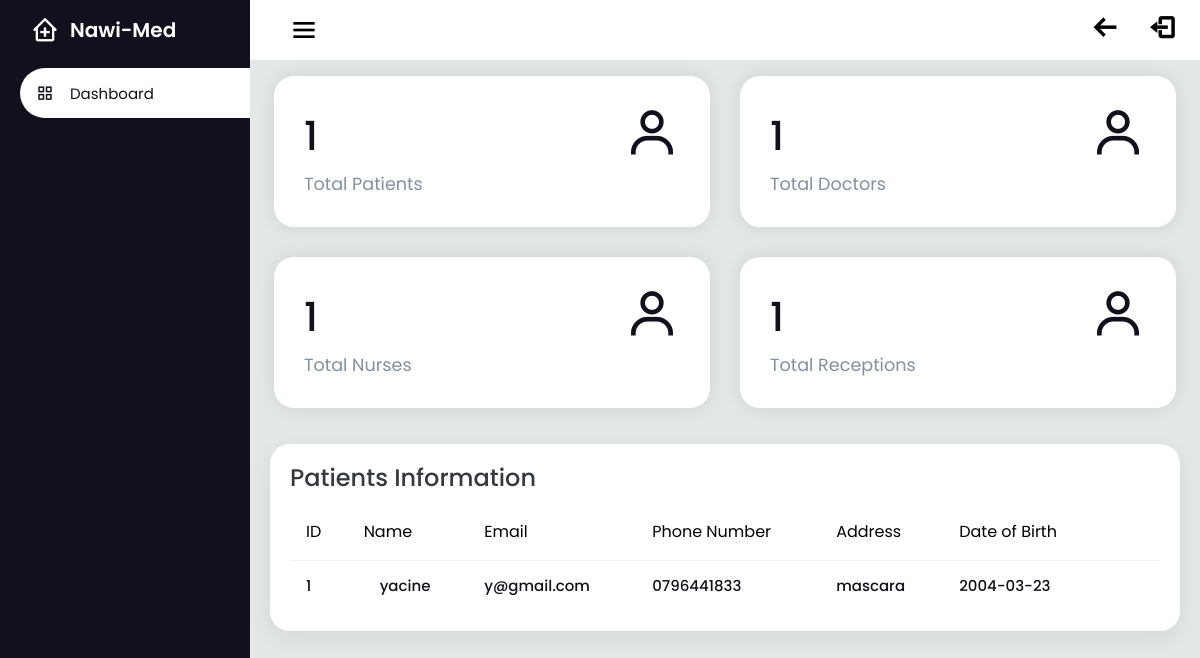
Screenshot of /dashboard/dashboard.php (signed in) with the database file from the repository.
### tables this page shows
CREATE TABLE `patients` (
  `id` int(11) NOT NULL,
  `name` varchar(255) NOT NULL,
  `email` varchar(255) NOT NULL,
  `password` varchar(255) NOT NULL,
  `phone_number` varchar(10) NOT NULL,
  `address` varchar(255) NOT NULL,
  `dateofbirth` date NOT NULL
);

### dashboard/dashboard.php (the view, shortened to what this page needs)
<?php
$servername = "localhost";
$username = "root";
$password = "";
$dbname = "clinic";
$conn = new mysqli($servername, $username, $password, $dbname);
$sql = "SELECT COUNT(*) AS total_patients FROM patients";
$resultp = $conn->query($sql);
$totalPatients = 0;
if ($resultp->num_rows > 0) {
    $rowp = $resultp->fetch_assoc();
    $totalPatients = $rowp["total_patients"];
}
$sql = "SELECT COUNT(*) AS total_doctors FROM doctor";
$resultd = $conn->query($sql);
$totalDoctors = 0;
if ($resultd->num_rows > 0) {
    $rowd = $resultd->fetch_assoc();
    $totalDoctors = $rowd["total_doctors"];
}
$sql = "SELECT COUNT(*) AS total_nurses FROM nurse";
$resultn = $conn->query($sql);
$totalNurses = 0;
if ($resultn->num_rows > 0) {
    $rown = $resultn->fetch_assoc();
    $totalNurses = $rown["total_nurses"];
}
$sql = "SELECT COUNT(*) AS total_receptions FROM reception";
$resultr = $conn->query($sql);
$totalReceptions = 0;
if ($resultr->num_rows > 0) {
    $rowr = $resultr->fetch_assoc();
    $totalReceptions = $rowr["total_receptions"];
}
?>
<!DOCTYPE html>
<html lang="en">
<head>
    <link rel="stylesheet" href="main.css">
    <link href='https://unpkg.com/boxicons@2.1.1/css/boxicons.min.css' rel='stylesheet'>
</head>
<body>
<div class="sidebar">
    <div class="logo_details">
        <i class='bx bx-clinic'></i>
        <div class="logo_name">
            Nawi-Med
        </div>
    </div>
    <ul>
    <li>
        <a href="dashboard.php" <?php if(basename($_SERVER['PHP_SELF']) == 'dashboard.php') echo 'class="active"'; ?>>
            <i class='bx bx-grid-alt'></i>
            <span class="links_name">Dashboard</span>
        </a>
    </li>
</ul>
</div>
<section class="home_section">
    <div class="topbar">
        <div class="toggle">
            <i class='bx bx-menu' id="btn"></i>
        </div>
        <div>
            <a style="text-decoration:none; color:black;" href="../main.php" class="number"> <i style="font-size:28px; font-weight:bold;" class='bx bx-arrow-back'></i></a>
            <a style="text-decoration:none; color:black;" href="../dist/logout.php" class="number"> <i style="margin-left:25px;font-size:28px; font-weight:bold;" class='bx bx-log-out'></i></a>
        </div>
    </div>
    <div class="card-boxes">
        <div class="box">
            <div class="right_side">
                <div class="numbers"><?php echo $totalPatients; ?></div>
                <div class="box_topic">Total Patients</div>
            </div>
            <i class='bx bx-user'></i>
        </div>
        <div class="box">
            <div class="right_side">
                <div class="numbers"><?php echo $totalDoctors; ?></div>
                <div class="box_topic">Total Doctors</div>
            </div>
            <i class='bx bx-user'></i>
        </div>
        <div class="box">
            <div class="right_side">
                <div class="numbers"><?php echo $totalNurses; ?></div>
                <div class="box_topic">Total Nurses</div>
            </div>
            <i class='bx bx-user'></i>
        </div>
        <div class="box">
            <div class="right_side">
                <div class="numbers"><?php echo $totalReceptions; ?></div>
                <div class="box_topic">Total Receptions</div>
            </div>
            <i class='bx bx-user'></i>
        </div>
    </div>
    <div  class="details" >
        <div class="recent_project">
            <div class="card_header">
                <h2>Patients Information</h2>
            </div>
            <table>
            <thead>
                <tr>
                    <td>ID</td>
                    <td>Name</td>
                    <td>Email</td>
                    <td>Phone Number</td>
                    <td>Address</td>
                    <td>Date of Birth</td>
                </tr>
            </thead>
            <tbody>
                <?php
                $servername = "localhost";
                $username = "root";
                $password = "";
                $dbname = "clinic";
                $conn = new mysqli($servername, $username, $password, $dbname);
                $sql = "SELECT * FROM patients";
                $result = $conn->query($sql);
                if ($result->num_rows > 0) {
                    $i = 1;
                    while ($row = $result->fetch_assoc()) {
                        ?>
                       <tr>
    <td><?php echo $i; ?></td>
    <td>
        <form action="dashboard.php" method="post" class="update-form">
            <?php if (isset($_GET['edit']) && $_GET['edit'] == $row['id']) { ?>
                <input type="text" name="name" minlength="3" value="<?php echo $row['name']; ?>" required>
            <?php } else { ?>
                <?php echo $row['name']; ?>
            <?php } ?>
    </td>
    <td>
        <?php if (isset($_GET['edit']) && $_GET['edit'] == $row['id']) { ?>
            <input type="email" name="email" value="<?php echo $row['email']; ?>" required>
        <?php } else { ?>
            <?php echo $row['email']; ?>
        <?php } ?>
    </td>
    <td>
        <?php if (isset($_GET['edit']) && $_GET['edit'] == $row['id']) { ?>
            <input type="text" name="phone_number" pattern="[0-9]{10}" value="<?php echo $row['phone_number']; ?>" required>
        <?php } else { ?>
            <?php echo $row['phone_number']; ?>
        <?php } ?>
    </td>
    <td>
        <?php if (isset($_GET['edit']) && $_GET['edit'] == $row['id']) { ?>
            <input type="text" name="address" value="<?php echo $row['address']; ?>" required>
        <?php } else { ?>
            <?php echo $row['address']; ?>
        <?php } ?>
    </td>
    <td>
        <?php if (isset($_GET['edit']) && $_GET['edit'] == $row['id']) { ?>
            <input type="date" name="dateofbirth" value="<?php echo $row['dateofbirth']; ?>" required min="1900-01-01" max="<?php echo date('Y-m-d'); ?>" required>
        <?php } else { ?>
            <?php echo $row['dateofbirth']; ?>
        <?php } ?>
    </td>
    <td><?php if (isset($_GET['edit']) && $_GET['edit'] == $row['id']) { ?>
                                <?php } ?></td>
</tr>
                        <?php
                        $i++;
                    }
                } else {
                    echo "<tr><td colspan='7'><p style='text-align:center;'>No patient found</p></td></tr>";
                }
                ?>
                </tbody>
            </table>
        </div>
    </div>
</section>
</body>
</html>

### dashboard/main.css (style rules this page uses)
:root { --dark-blue: #11101D; --white-blue: #1D1D31; --white: #fff; --gray: #8390a2; }
* { margin: 0; padding: 0; box-sizing: border-box; font-family: 'Poppins', sans-serif; }
.sidebar { position: fixed; left: 0; top: 0; width: 250px; height: 100%; padding-left: 20px; background: var(--dark-blue); transition: all 0.5s ease; z-index: 99; }
.sidebar .logo_details { position: relative; height: 60px; display: flex; align-items: center; }
.sidebar li { position: relative; margin: 8px 0; list-style: none; }
.sidebar i { position: relative; height: 60px; min-width: 50px; font-size: 28px; line-height: 60px; text-align: center; color: var(--white); }
.sidebar .logo_details .logo_name { font-size: 20px; font-weight: 600; color: var(--white); transition: all 0.5s ease; }
.sidebar ul li a i { position: relative; height: 50px; font-size: 18px; line-height: 50px; }
.sidebar ul li a { width: 100%; height: 100%; display: flex; align-items: center; text-decoration: none; border-radius: 30px 0px 0px 30px; transition: all 0.5s ease; }
.sidebar ul li a .links_name { font-size: 15px; font-weight: 400; color: var(--white); transition: 0.4s; }
.sidebar li a.active { background: var(--white); }
.sidebar li a.active .links_name, .sidebar li a.active i { color: var(--dark-blue); }
.home_section { position: relative; width: calc(100% - 250px); min-height: 100vh; left: 250px; top: 0; background: #E4E9E7; transition: all 0.5s ease; }
.home_section .topbar { position: relative; width: 100%; height: 60px; display: flex; justify-content: space-between; align-items: center; padding: 1rem 1.5rem; background: var(--white); }
.home_section .topbar .toggle { position: relative; width: 60px; height: 60px; display: flex; justify-content: center; align-items: center; font-size: 2em; cursor: pointer; }
.card-boxes { position: relative; width: 100%; padding: 1rem 1.5rem; display: grid; grid-template-columns: repeat(4, 1fr); grid-gap: 30px; }
.card-boxes .box { position: relative; background: var(--white); padding: 30px; display: flex; justify-content: space-between; border-radius: 20px; box-shadow: 0 0 20px rgba(0, 0, 0, 0.1); cursor: pointer; transition: transform 0.3s ease; -webkit-border-radius: 20px; -moz-border-radius: 20px; -ms-border-radius: 20px; -o-border-radius: 20px; }
.card-boxes .box .numbers { position: relative; font-size: 2.5rem; font-weight: 500; color: var(--dark-blue); }
.card-boxes .box .box_topic { position: relative; margin-top: 5px; font-size: 1.1em; color: var(--gray); }
.card-boxes .box i { position: relative; font-size: 3.5em; color: var(--dark-blue); }
.details { position: relative; width: 100%; padding: 20px; display: flex; }
.details .recent_project { width: 100%; position: relative; display: grid; padding: 20px; background: var(--white); border-radius: 20px; box-shadow: 0 7px 25px rgba(0, 0, 0, 0.08); overflow-y: auto; white-space: nowrap; }
.details table { width: 100%; margin-top: 10px; border-collapse: collapse; }
.details .card_header h2 { position: relative; font-weight: 500; line-height: 1.2; color: #343a40; }
.details .recent_project table tr { border-bottom: 1px solid #f0f0f0; }
.details .recent_project table tbody tr:last-child { border-bottom: none; }
.details .recent_project table tr td { padding: 1rem 1rem; }
.details .recent_project table tbody tr td { position: relative; font-size: .938rem; font-weight: 500; line-height: 1.2; color: var(--dark-blue); }
.details .recent_project table tbody tr td:nth-child(2) { padding-left: 2rem; }
.details .recent_project table tbody tr td:last-child { padding-left: 2rem; }
@media screen and (max-width: 1200px) { .card-boxes { grid-template-columns: repeat(2, 1fr); } }

### rows the page displays
patients: name "yacine", email "y@gmail.com", phone_number "0796441833", address "mascara", dateofbirth "2004-03-23"

### other values shown
$totalPatients "1"
$totalDoctors "1"
$totalNurses "1"
$totalReceptions "1"
